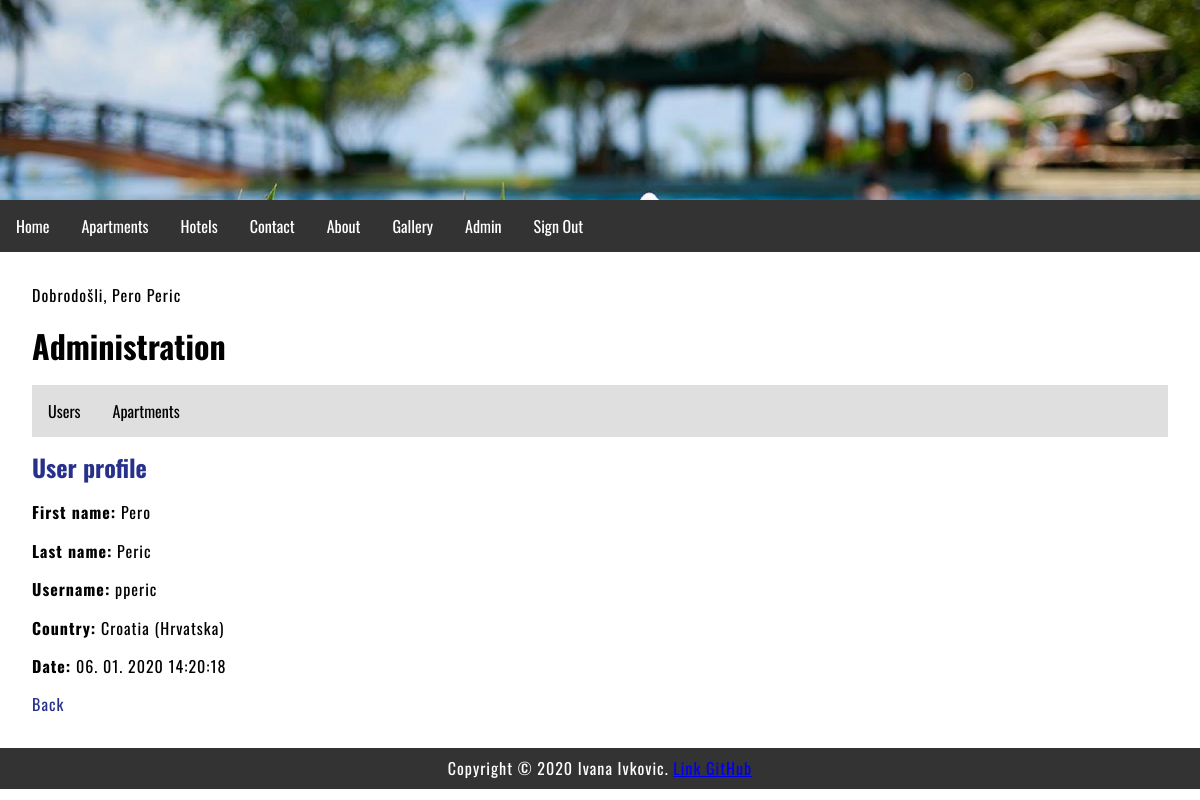
The page /index.php?menu=9&action=1&id=3 (signed in) on the database its author committed.
### tables this page shows
CREATE TABLE `users` (
  `id` int(11) NOT NULL,
  `firstname` varchar(255) NOT NULL,
  `lastname` varchar(255) NOT NULL,
  `picture` varchar(255) NOT NULL,
  `username` varchar(255) NOT NULL,
  `password` varchar(255) NOT NULL,
  `email` varchar(255) NOT NULL,
  `country` char(2) NOT NULL,
  `date` timestamp NOT NULL DEFAULT current_timestamp(),
  `archive` enum('Y','N') NOT NULL DEFAULT 'Y'
);

CREATE TABLE `countries` (
  `id` int(11) NOT NULL,
  `country_code` varchar(2) NOT NULL DEFAULT '',
  `country_name` varchar(100) NOT NULL DEFAULT ''
);

### functions.php (called while the page is built)
<?php
	function pickerDateToMysql($pickerDate){
		$date = DateTime::createFromFormat('Y-m-d H:i:s', $pickerDate);
		return $date->format('d. m. Y H:i:s');
	}
?>

### admin/users.php (the view, shortened to what this page needs)
<?php
	if (isset($_GET['id']) && $_GET['id'] != '') {
		$query  = "SELECT * FROM users";
		$query .= " WHERE id=".$_GET['id'];
		$result = @mysqli_query($MySQL, $query);
		$row = @mysqli_fetch_array($result);
		print '
		<h2>User profile</h2>
		<p><b>First name:</b> ' . $row['firstname'] . '</p>
		<p><b>Last name:</b> ' . $row['lastname'] . '</p>
		<p><b>Username:</b> ' . $row['username'] . '</p>';
		$_query  = "SELECT * FROM countries";
		$_query .= " WHERE country_code='" . $row['country'] . "'";
		$_result = @mysqli_query($MySQL, $_query);
		$_row = @mysqli_fetch_array($_result);
		print '
		<p><b>Country:</b> ' .$_row['country_name'] . '</p>
		<p><b>Date:</b> ' . pickerDateToMysql($row['date']) . '</p>
		<p><a href="index.php?menu='.$menu.'&amp;action='.$action.'">Back</a></p>';
	}
?>

### style.css (style rules this page uses)
body, html { font-family: 'Oswald', sans-serif; margin: 0; font-size: 16px; }
h1,h2 { margin: 0.5em 0; font-size: 2em; }
h2 { font-size: 1.5em; color: #27318b; }
main a { color: #27318b; text-decoration: none; }
p { margin: 1em 0; line-height: 1.4em; letter-spacing: 1px; }

### rows shown on the page
users: firstname "Pero", lastname "Peric", username "pperic", date "06. 01. 2020 14:20:18"
countries: country_name "Croatia (Hrvatska)"

### other values the page prints
$_SESSION['message'] "Dobrodošli, Pero Peric"
